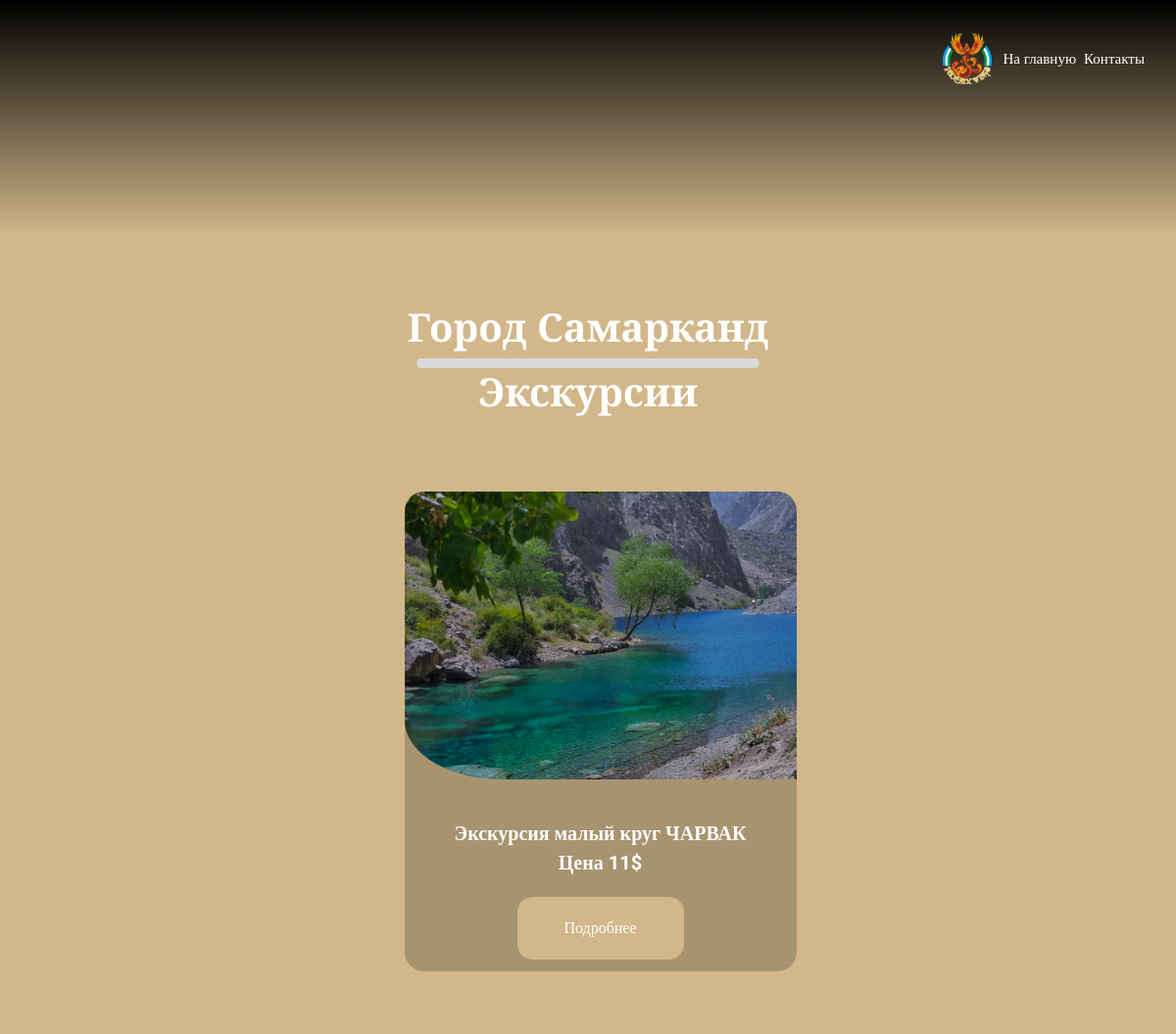
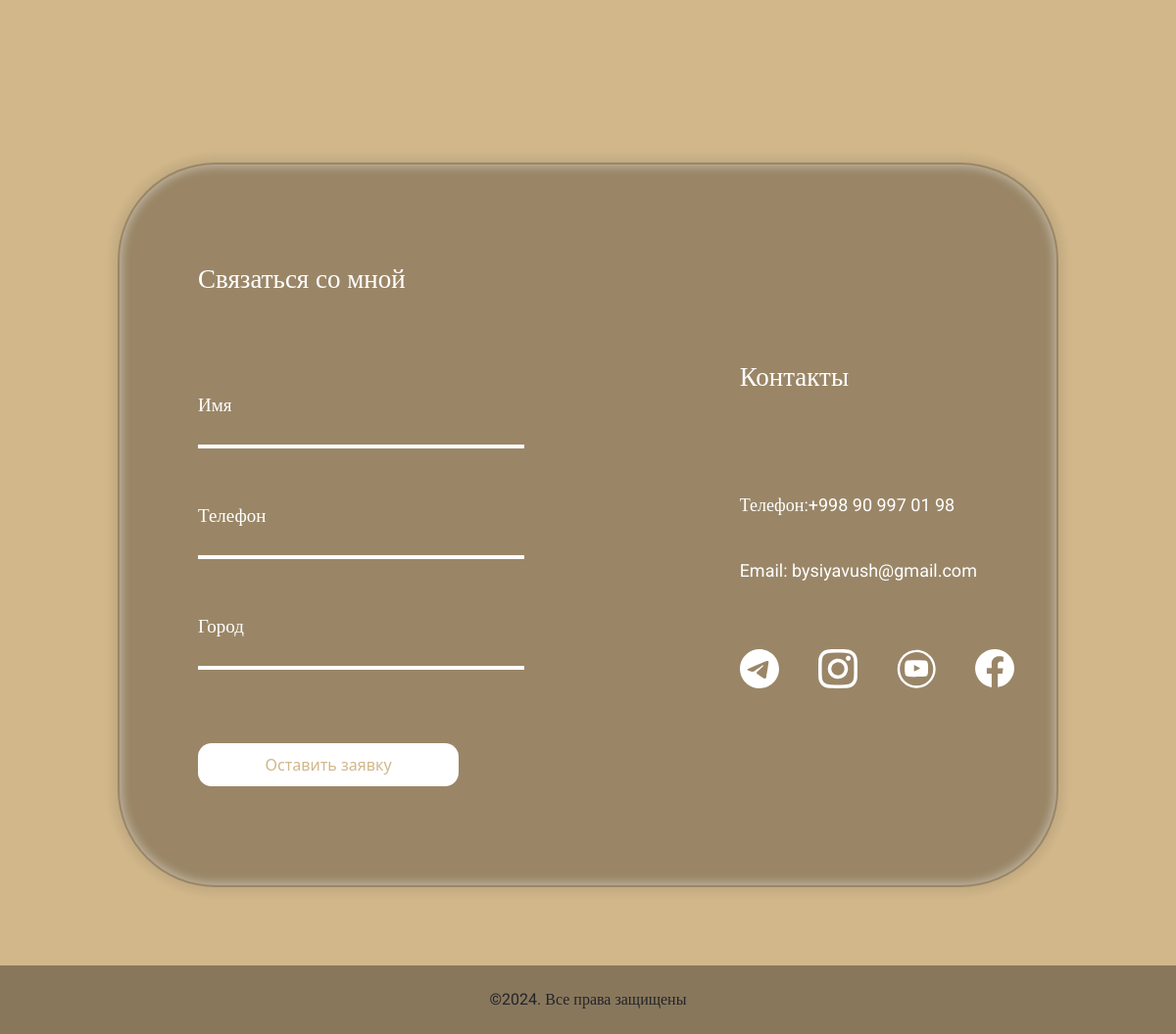
Screenshot of /catalog/2 with the database file from the repository (2 pictures, top to bottom).
### mainapp/models.py (models this page shows, shortened)
class MainDeskription(models.Model):
    name = models.CharField(max_length=100, verbose_name='Название города')
    description = models.TextField(max_length=1000, blank=True, null=True, verbose_name='Описание города')
    image_city = models.ImageField(upload_to='images/', blank=True, null=True, verbose_name='Картинка города')
    class Meta:
        verbose_name = 'Главная карточка города'
        verbose_name_plural = 'Главные карточки городов'

class CatalogEkskursii(models.Model):
    name_excursion = models.CharField(max_length=100, verbose_name='Название экскурсии')
    price_excursion = models.IntegerField(verbose_name='Цена экскурсии')
    image_excursion = models.ImageField(upload_to='image_excursion/', verbose_name='Картинка экскурсии')
    main = models.ForeignKey(MainDeskription, on_delete=models.CASCADE, related_name='main', verbose_name='К какому городу относится')
    class Meta:
        verbose_name = 'Экскурсия города'
        verbose_name_plural = 'Экскурсии городов'

### mainapp/views.py (the view, shortened to what this page needs)
# urls.py: path('catalog/<int:id>', views.index_2, name='catalog'),
def index_2(request, id):
    if request.method == 'GET':
        templates = 'mainapp/index_2.html'
        name_city = MainDeskription.objects.get(id=id)
        exccurs = CatalogEkskursii.objects.filter(main_id=id)
        context = {
            'name_city': name_city,
            'excurs': exccurs,
        }
        if not exccurs.exists():
            raise Http404('Ничего не найдено')
        return render(request, templates, context)

### mainapp/templates/mainapp/index_2.html (shortened to what this page needs)
<!DOCTYPE html>
{% load static %}
<html lang="en">
<head>
    <link rel="stylesheet" href="{% static 'css/bootstrap.min.css' %}">
    <link rel="stylesheet" href="{% static 'css/style_2.css' %}">
</head>
<body>
<header>
    <div class="header_main col-12 container-fluid">
        <div class="d-flex justify-content-center align-items-center">
            <img src="{% static 'icon/logo.svg' %}" alt="Логотип" width="50px">
        </div>
        <nav class="navbar navbar-expand-lg">
          <div class="container-fluid">
            <a class="nav-link" href="{% url 'phoenix_wings' %}">На главную</a>
            <div class="collapse navbar-collapse" id="navbarNav">
              <ul class="navbar-nav">
                <li class="nav-item">
                  <a class="nav-link" href="#contact">Контакты</a>
                </li>
              </ul>
            </div>
          </div>
        </nav>
     </div>
</header>
<main>
            <div class="name_city">
                <h1>{{ name_city.name }}</h1>
                <div class="poloska"></div>
                <h1>Экскурсии</h1>
            </div>
            <div class="main_exc">
                {% for exc in excurs %}
                    <div class="cart_excurs">
                        <img src="{{ exc.image_excursion.url }}" alt="">
                        <span>Экскурсия {{ exc.name_excursion }}</span>
                        <span>Цена {{ exc.price_excursion }}$</span>
                        <button type="button" class="btn btn-primary button_modal" data-bs-toggle="modal" data-bs-target="#exampleModal">
                          Подробнее
                        </button>
                    </div>
                {% endfor %}
            </div>
    <div class="main_content_4 d-flex justify-content-center align-items-center" id="contact">
    <div class="content_form" id="form_bid">
        <div class="form-container">
            <h2>Связаться со мной</h2>
            <form action="" method="POST" style="padding-top: 80px">
                  <div class="form-group">
                    <input type="text" id="name" placeholder=" " required name="name">
                    <label for="name">Имя</label>
                  </div>
                  <div class="form-group">
                    <input type="tel" id="phone" placeholder=" " required name="phone">
                    <label for="phone">Телефон</label>
                  </div>
                  <div class="form-group">
                    <input type="text" id="city" placeholder=" " required name="city">
                    <label for="city">Город</label>
                  </div>
                  <button type="submit">Оставить заявку</button>
            </form>
          </div>
        <div class="connection">
            <h3>Контакты</h3>
            <span>Телефон:+998 90 997 01 98</span>
            <span>Email: bysiyavush@gmail.com</span>
            <div class="d-flex flex-row justify-content-around logotip">
                <a href="https://t.me/bySiyavush">
                    <img src="{% static 'img/telegram.svg' %}" alt="" width="40px">
                </a>
                <a href="https://www.instagram.com/by_siyavush/profilecard/?igsh=MnU2bnloMmlpZWIw">
                    <img src="{% static 'img/instagram.svg' %}" alt="" width="40px">
                </a>
                <a href="https://www.youtube.com/channel/UCPJ-Vg0OYeFnjx-bOnlUw-g">
                    <img src="{% static 'img/youtube.svg' %}" alt="" width="40px">
                </a>
                <a href="https://www.facebook.com/share/15cDKoRAxz/">
                    <img src="{% static 'img/facebook.svg' %}" alt="" width="40px">
                </a>
            </div>
        </div>
    </div>
</div>
</main>
<footer style="height: 70px; background-color: rgba(28,23,23,0.4)" class="d-flex justify-content-center align-items-center col-12 container-fluid">
    <span style="font-family: Roboto, serif">©2024. Все права защищены</span>
</footer>
</body>
</html>

### mainapp/static/css/style_2.css (style rules this page uses)
header { background: linear-gradient(to bottom, rgb(0, 0, 0), rgba(0, 0, 0, 0)); background-repeat: no-repeat; background-size: cover; position: relative; width: 100%; height: 30vh; }
.header_main { display: flex; justify-content: end; width: 100%; height: 120px; }
.header_main a { font-family: Roboto, serif; font-size: 15px; color: white; transition: all 0.3s ease-in-out; }
body { background-color: #D1B78A; }
.name_city { display: flex; justify-content: center; align-items: center; flex-direction: column; margin-top: 70px; margin-bottom: 70px; }
.name_city h1 { color: #FFFFFF; font-family: "Playfair Display"; font-size: 40px; font-weight: bold; }
.poloska { background-color: #D9D9D9; width: 350px; height: 10px; border-radius: 20px; }
.main_exc { display: flex; flex-direction: row; flex-wrap: wrap; width: auto; height: auto; justify-content: center; align-items: center; }
.cart_excurs { display: flex; flex-direction: column; justify-content: center; align-items: center; width: 400px; height: 490px; background-color: #00000033; margin-bottom: 30px; margin-left: 25px; border-radius: 20px; margin-bottom: 150px; }
.cart_excurs img { width: 100%; height: 100%; object-fit: cover; border-radius: 20px; border-bottom-left-radius: 100px; padding-bottom: 40px; }
.cart_excurs span { font-family: Roboto, serif; font-size: 20px; color: #FFFFFF; font-weight: bold; width: 100%; text-align: center; }
.button_modal { margin-bottom: 12px; margin-top: 20px; width: 170px; height: 90px; background-color: #D1B78A; border: solid 1px #D1B78A; border-radius: 15px; font-family: Roboto, serif; transition: all 0.3s ease-in-out; }
.main_content_4 { width: 100%; height: 900px; background-color: #D1B78A; }
.content_form { width: 80%; height: 740px; border: solid 2px transparent; border-radius: 100px; box-shadow: 0 0 10px 5px rgba(37, 27, 27, 0.09), inset 0 0 10px 2px rgba(255, 255, 255, 0.4); display: flex; flex-direction: row; justify-content: flex-start; align-items: center; background-color: rgba(28, 23, 23, 0.3); }
.connection { width: 350px; display: flex; flex-direction: column; justify-content: center; align-items: flex-start; height: auto; margin-left: 200px; }
.connection h3 { color: #FFFFFF; font-family: "Playfair Display"; font-size: 27px; margin-bottom: 100px; }
.connection span { color: #FFFFFF; font-family: Roboto; font-size: 18px; margin-bottom: 40px; }
.form-container { width: 400px; padding: 20px; border-radius: 8px; margin-left: 60px; }
.form-group { position: relative; margin-bottom: 45px; }
.form-container h2 { color: #FFFFFF; font-family: "Playfair Display"; font-size: 27px; }
.form-group input { width: 100%; border: none; border-bottom: 4px solid white; background: transparent; outline: none; color: white; font-size: 16px; padding: 20px 0; }
.form-group label { position: absolute; left: 0; top: 10px; font-size: 19px; font-family: Roboto, serif; color: white; pointer-events: none; transition: 0.3s ease all; }
.form-group input:focus ~ label, input:not(:placeholder-shown) ~ label { top: -10px; font-size: 12px; color: #aaa; }
button { width: 80%; padding: 10px; margin-top: 30px; font-size: 16px; background-color: white; color: #D1B78A; border: none; border-radius: 14px; cursor: pointer; transition: background 0.3s; }
input { background: transparent; color: white; }
.logotip img { margin-right: 40px; margin-top: 27px; }

### rows the page displays
MainDeskription: name "Город Самарканд"
CatalogEkskursii: image_excursion (picture), name_excursion "малый круг ЧАРВАК", price_excursion "11"
